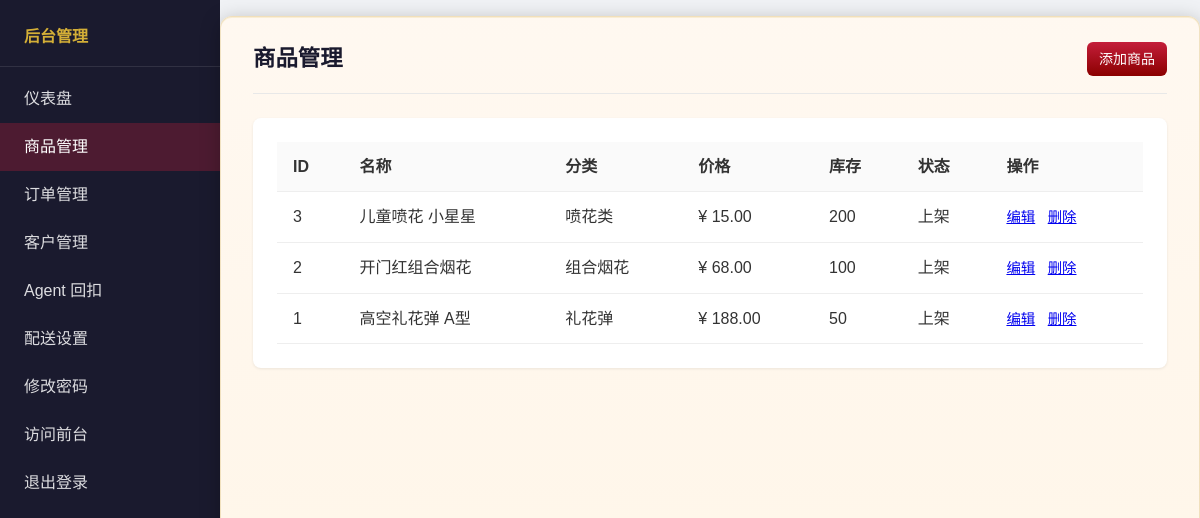
Screenshot of /admin/products.php (signed in) with the database file from the repository.
### tables this page shows
CREATE TABLE IF NOT EXISTS products (
    id INT AUTO_INCREMENT PRIMARY KEY,
    category_id INT DEFAULT NULL,
    name VARCHAR(200) NOT NULL,
    description TEXT,
    price DECIMAL(10,2) NOT NULL DEFAULT 0,
    stock INT NOT NULL DEFAULT 0,
    image VARCHAR(255) DEFAULT NULL,
    video VARCHAR(255) DEFAULT NULL,
    is_active TINYINT(1) DEFAULT 1,
    allow_self_pickup TINYINT(1) DEFAULT 1,
    allow_lalamove TINYINT(1) DEFAULT 1,
    allow_mail TINYINT(1) DEFAULT 1,
    sell_type VARCHAR(20) DEFAULT 'piece' COMMENT 'piece=仅散卖 box=仅按箱 both=箱+散',
    box_pieces INT DEFAULT NULL COMMENT '每箱件数，按箱时用',
    price_box DECIMAL(10,2) DEFAULT NULL COMMENT '每箱价格',
    agent_rebate DECIMAL(10,2) DEFAULT NULL COMMENT 'Agent回扣金额，折后价=原价-回扣，不填则显示原价',
    agent_rebate_box DECIMAL(10,2) DEFAULT NULL COMMENT 'Agent按箱回扣，不填则箱价不变',
    created_at TIMESTAMP DEFAULT CURRENT_TIMESTAMP,
    updated_at TIMESTAMP DEFAULT CURRENT_TIMESTAMP ON UPDATE CURRENT_TIMESTAMP,
    FOREIGN KEY (category_id) REFERENCES categories(id) ON DELETE SET NULL
);

CREATE TABLE IF NOT EXISTS categories (
    id INT AUTO_INCREMENT PRIMARY KEY,
    name VARCHAR(50) NOT NULL,
    sort_order INT DEFAULT 0
);

### admin/products.php (the view, shortened to what this page needs)
<?php
require_once __DIR__ . '/../config.php';
$products = $pdo->query("SELECT p.*, c.name AS category_name FROM products p LEFT JOIN categories c ON p.category_id = c.id ORDER BY p.id DESC")->fetchAll();
?>
<!DOCTYPE html>
<html lang="zh-CN">
<head>
    <link rel="stylesheet" href="<?php echo BASE_PATH; ?>assets/css/style.css">
    <link rel="stylesheet" href="<?php echo BASE_PATH; ?>assets/css/admin.css">
</head>
<body>
<div class="admin-layout">
    <aside class="admin-sidebar">
        <div class="brand">后台管理</div>
        <a href="index.php">仪表盘</a>
        <a href="products.php" class="active">商品管理</a>
        <a href="orders.php">订单管理</a>
        <a href="customers.php">客户管理</a>
        <a href="agent_rebate.php">Agent 回扣</a>
        <a href="delivery_settings.php">配送设置</a>
        <a href="change_password.php">修改密码</a>
        <a href="<?php echo BASE_PATH; ?>index.php" target="_blank">访问前台</a>
        <a href="logout.php">退出登录</a>
    </aside>
    <main class="admin-main">
        <div class="admin-header">
            <h2>商品管理</h2>
            <a href="?action=add" class="btn btn-primary btn-sm">添加商品</a>
        </div>
        <div class="admin-card">
            <table class="admin-table">
                <thead>
                    <tr>
                        <th>ID</th><th>名称</th><th>分类</th><th>价格</th><th>库存</th><th>状态</th><th>操作</th>
                    </tr>
                </thead>
                <tbody>
                    <?php foreach ($products as $p): ?>
                    <tr>
                        <td><?php echo $p['id']; ?></td>
                        <td><?php echo htmlspecialchars($p['name']); ?></td>
                        <td><?php echo htmlspecialchars($p['category_name'] ?? '-'); ?></td>
                        <td>¥ <?php echo number_format($p['price'], 2); ?></td>
                        <td><?php echo $p['stock']; ?></td>
                        <td><?php echo $p['is_active'] ? '上架' : '下架'; ?></td>
                        <td class="admin-actions">
                            <a href="?action=edit&id=<?php echo $p['id']; ?>">编辑</a>
                            <a href="?action=delete&id=<?php echo $p['id']; ?>" onclick="return confirm('确定删除？');">删除</a>
                        </td>
                    </tr>
                    <?php endforeach; ?>
                </tbody>
            </table>
        </div>
    </main>
</div>
</body>
</html>

### assets/css/style.css (style rules this page uses)
:root { --primary: #c41e3a; --primary-dark: #8b0000; --gold: #d4af37; --gold-dark: #b8860b; --dark: #2d0a0a; }
* { box-sizing: border-box; margin: 0; padding: 0; }
body { font-family: 'Microsoft YaHei', 'PingFang SC', sans-serif; background: linear-gradient(145deg, #2d0a0a 0%, #5c1a1a 35%, #8b2500 70%, #1a0a0a 100%); color: #333; min-height: 100vh; line-height: 1.6; }
main { min-height: 60vh; background: linear-gradient(180deg, rgba(255,248,240,0.98) 0%, rgba(255,245,230,0.98) 100%); border-radius: 12px; padding: 2rem; margin-top: 1rem; box-shadow: 0 4px 20px rgba(0,0,0,0.25), inset 0 1px 0 rgba(212,175,55,0.15); border: 1px solid rgba(184,134,11,0.2); }
.btn { padding: 0.6rem 1.5rem; border: none; border-radius: 6px; cursor: pointer; font-size: 1rem; text-decoration: none; display: inline-block; }
.btn-primary { background: linear-gradient(180deg, #c41e3a 0%, #8b0000 100%); color: #fff; }

### assets/css/admin.css (style rules this page uses)
.admin-layout { display: flex; min-height: 100vh; background: #f0f2f5; }
.admin-sidebar { width: 220px; background: #1a1a2e; color: #fff; padding: 1.5rem 0; }
.admin-sidebar a { display: block; padding: 0.7rem 1.5rem; color: rgba(255,255,255,0.85); text-decoration: none; }
.admin-sidebar a:hover, .admin-sidebar a.active { background: rgba(196,30,58,0.3); color: #fff; }
.admin-sidebar .brand { padding: 0 1.5rem 1rem; font-weight: bold; color: #d4af37; border-bottom: 1px solid rgba(255,255,255,0.1); margin-bottom: 0.5rem; }
.admin-main { flex: 1; padding: 1.5rem 2rem; overflow: auto; }
.admin-header { display: flex; justify-content: space-between; align-items: center; margin-bottom: 1.5rem; padding-bottom: 1rem; border-bottom: 1px solid #e8e8e8; }
.admin-header h2 { color: #1a1a2e; font-size: 1.4rem; }
.admin-card { background: #fff; border-radius: 8px; box-shadow: 0 1px 3px rgba(0,0,0,0.08); padding: 1.5rem; margin-bottom: 1.5rem; }
.admin-table { width: 100%; border-collapse: collapse; }
.admin-table th, .admin-table td { padding: 0.75rem 1rem; text-align: left; border-bottom: 1px solid #eee; }
.admin-table th { background: #fafafa; font-weight: 600; }
.admin-actions a, .admin-actions button { margin-right: 0.5rem; font-size: 0.9rem; }
.btn-sm { padding: 0.35rem 0.75rem; font-size: 0.875rem; }

### rows the page displays
products: id "3", name "儿童喷花 小星星", category.name "喷花类", price "15.00", stock "200", is_active "上架"
products: id "2", name "开门红组合烟花", category.name "组合烟花", price "68.00", stock "100", is_active "上架"
products: id "1", name "高空礼花弹 A型", category.name "礼花弹", price "188.00", stock "50", is_active "上架"
